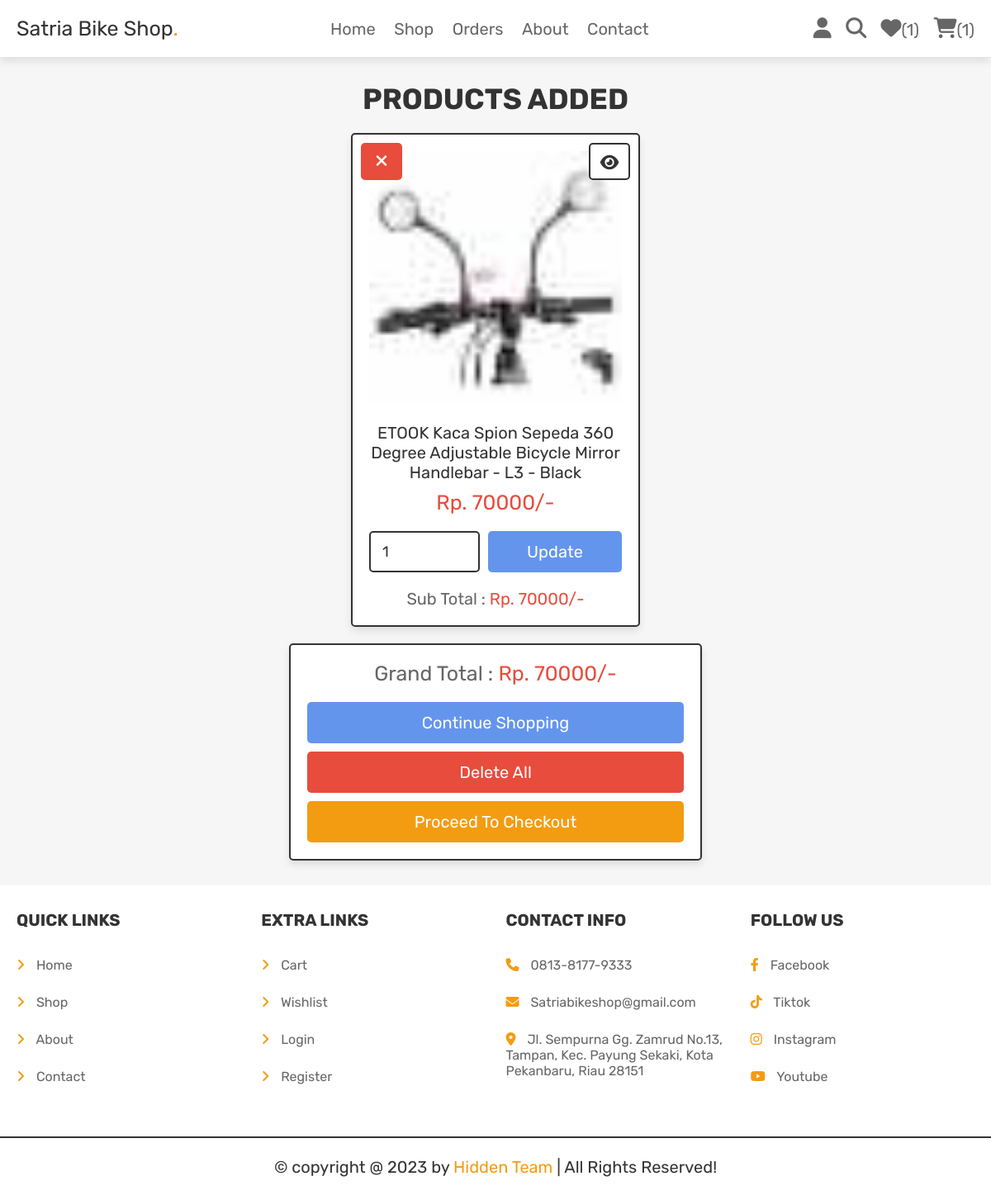
Screenshot of /cart.php (signed in) with the database file from the repository.
### tables this page shows
CREATE TABLE `cart` (
  `id` int(100) NOT NULL,
  `user_id` int(100) NOT NULL,
  `pid` int(100) NOT NULL,
  `name` varchar(100) NOT NULL,
  `price` int(100) NOT NULL,
  `quantity` int(100) NOT NULL,
  `image` varchar(100) NOT NULL
);

### cart.php (the view, shortened to what this page needs)
<?php
@include 'config.php';
$user_id = $_SESSION['user_id'];
?>
<!DOCTYPE html>
<html lang="en">
<head>
   <link rel="stylesheet" href="https://cdnjs.cloudflare.com/ajax/libs/font-awesome/6.1.1/css/all.min.css">
   <link rel="stylesheet" href="css/style.css">
</head>
<body>
<?php include 'header.php'; ?>
<section class="shopping-cart">
   <h1 class="title">products added</h1>
   <div class="box-container">
   <?php
      $grand_total = 0;
      $select_cart = $conn->prepare("SELECT * FROM `cart` WHERE user_id = ?");
      $select_cart->execute([$user_id]);
      if($select_cart->rowCount() > 0){
         while($fetch_cart = $select_cart->fetch(PDO::FETCH_ASSOC)){
   ?>
   <form action="" method="POST" class="box">
      <a href="cart.php?delete=<?= $fetch_cart['id']; ?>" class="fas fa-times" onclick="return confirm('delete this from cart?');"></a>
      <a href="view_page.php?pid=<?= $fetch_cart['pid']; ?>" class="fas fa-eye"></a>
      <img src="uploaded_img/<?= $fetch_cart['image']; ?>" alt="">
      <div class="name"><?= $fetch_cart['name']; ?></div>
      <div class="price">Rp. <?= $fetch_cart['price']; ?>/-</div>
      <div class="flex-btn">
         <input type="number" min="1" value="<?= $fetch_cart['quantity']; ?>" class="qty" name="p_qty">
         <input type="submit" value="update" name="update_qty" class="option-btn">
      </div>
      <div class="sub-total"> Sub Total : <span>Rp. <?= $sub_total = ($fetch_cart['price'] * $fetch_cart['quantity']); ?>/-</span> </div>
   </form>
   <?php
      $grand_total += $sub_total;
      }
   }else{
      echo '<p class="empty">your cart is empty</p>';
   }
   ?>
   </div>
   <div class="cart-total">
      <p>Grand Total : <span>Rp. <?= $grand_total; ?>/-</span></p>
      <a href="shop.php" class="option-btn">continue shopping</a>
      <a href="cart.php?delete_all" class="delete-btn <?= ($grand_total > 1)?'':'disabled'; ?>">delete all</a>
      <a href="checkout.php" class="btn <?= ($grand_total > 1)?'':'disabled'; ?>">proceed to checkout</a>
   </div>
</section>
<?php include 'footer.php'; ?>
</body>
</html>

### css/style.css (style rules this page uses)
.shopping-cart .box-container { display: grid; grid-template-columns: repeat(auto-fit, 35rem); gap:1.5rem; justify-content: center; align-items: flex-start; }
.shopping-cart .box-container .box { padding:2rem; text-align: center; border:var(--border); background-color: var(--white); box-shadow: var(--box-shadow); border-radius: .5rem; position: relative; }
.shopping-cart .box-container .box .price { padding:1rem 0; color:var(--red); font-size: 2.5rem; }
.shopping-cart .box-container .box .fa-eye { position: absolute; top:1rem; right:1rem; border-radius: .5rem; height: 4.5rem; line-height: 4.3rem; width: 5rem; border:var(--border); color:var(--black); font-size: 2rem; background-color: var(--white); }
.shopping-cart .box-container .box .fa-times { position: absolute; top:1rem; left:1rem; border-radius: .5rem; height: 4.5rem; line-height: 4.3rem; width: 5rem; color:var(--white); font-size: 2rem; background-color: var(--red); }
.shopping-cart .box-container .box img { width: 100%; margin-bottom: 1rem; }
.shopping-cart .box-container .box .name { font-size: 2rem; color:var(--black); padding-top: 1rem; }
.shopping-cart .box-container .box .qty { margin-top: 1rem; border-radius: .5rem; padding:1.2rem 1.4rem; font-size: 1.8rem; color:var(--black); border:var(--border); width: 100%; }
.shopping-cart .box-container .sub-total { margin-top: 2rem; font-size: 2rem; color:var(--light-color); }
.shopping-cart .box-container .sub-total span { color:var(--red); }
.shopping-cart .cart-total { max-width: 50rem; margin: 0 auto; margin-top: 2rem; padding:2rem; text-align: center; border:var(--border); background-color: var(--white); box-shadow: var(--box-shadow); border-radius: .5rem; }
.shopping-cart .cart-total p { margin-bottom: 2rem; font-size: 2.5rem; color:var(--light-color); }
.shopping-cart .cart-total p span { color:var(--red); }

### css/components.css (style rules this page uses)
:root { --orange:#f39c12; --blue:#6495ED; --red:#e74c3c; --black:#333; --light-color:#666; --white:#fff; --light-bg:#f6f6f6; --border:.2rem solid var(--black); --box-shadow:0 .5rem 1rem rgba(0,0,0,.1); }
* { font-family: 'Rubik', sans-serif; margin:0; padding:0; box-sizing: border-box; outline: none; border:none; text-decoration: none; color:var(--black); }
body { background-color: var(--light-bg); }
html { font-size: 62.5%; overflow-x: hidden; scroll-behavior: smooth; scroll-padding-top: 6.5rem; }
section { padding:3rem 2rem; max-width: 1200px; margin:0 auto; }
.btn, .delete-btn, .option-btn { display: block; width: 100%; margin-top: 1rem; border-radius: .5rem; color:var(--white); font-size: 2rem; padding:1.3rem 3rem; text-transform: capitalize; cursor: pointer; text-align: center; }
.btn { background-color: var(--orange); }
.delete-btn { background-color: var(--red); }
.option-btn { background-color: var(--blue); }
.flex-btn { display: flex; flex-wrap: wrap; gap:1rem; }
.flex-btn > * { flex:1; }
.title { text-align: center; margin-bottom: 2rem; text-transform: uppercase; color:var(--black); font-size: 3.5rem; }

### rows the page displays
cart: image (picture), name "ETOOK Kaca Spion Sepeda 360 Degree Adjustable Bicycle Mirror Handlebar - L3 - Black", price "70000", p_qty "1"

### other values shown
$count_wishlist_items->rowCount() "1"
$count_cart_items->rowCount() "1"
$grand_total "70000"
